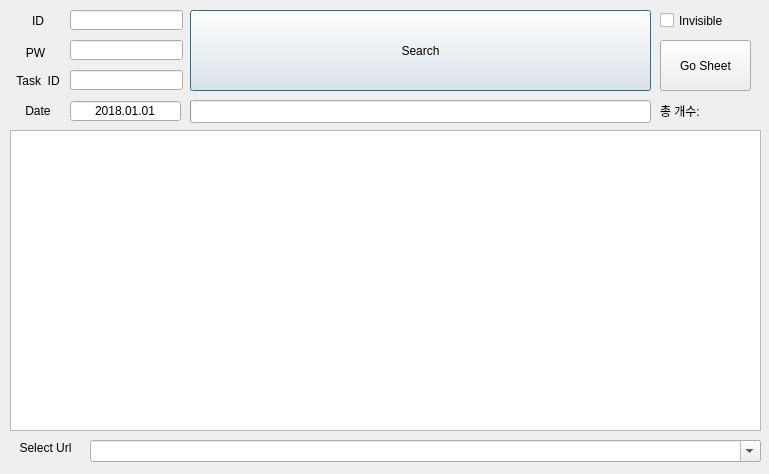
<?xml version="1.0" encoding="UTF-8"?>
<ui version="4.0">
 <class>Dialog</class>
 <widget class="QDialog" name="Dialog">
  <property name="geometry">
   <rect>
    <x>0</x>
    <y>0</y>
    <width>769</width>
    <height>474</height>
   </rect>
  </property>
  <property name="windowTitle">
   <string>Dialog</string>
  </property>
  <widget class="QLineEdit" name="lineEdit_id">
   <property name="geometry">
    <rect>
     <x>70</x>
     <y>10</y>
     <width>113</width>
     <height>20</height>
    </rect>
   </property>
   <property name="text">
    <string/>
   </property>
  </widget>
  <widget class="QLabel" name="label_id">
   <property name="geometry">
    <rect>
     <x>10</x>
     <y>15</y>
     <width>56</width>
     <height>12</height>
    </rect>
   </property>
   <property name="text">
    <string>ID</string>
   </property>
   <property name="alignment">
    <set>Qt::AlignCenter</set>
   </property>
  </widget>
  <widget class="QLabel" name="label_pw">
   <property name="geometry">
    <rect>
     <x>10</x>
     <y>45</y>
     <width>51</width>
     <height>16</height>
    </rect>
   </property>
   <property name="text">
    <string>PW</string>
   </property>
   <property name="alignment">
    <set>Qt::AlignCenter</set>
   </property>
  </widget>
  <widget class="QLabel" name="label_taskid">
   <property name="geometry">
    <rect>
     <x>10</x>
     <y>75</y>
     <width>56</width>
     <height>12</height>
    </rect>
   </property>
   <property name="text">
    <string>Task_ID</string>
   </property>
   <property name="alignment">
    <set>Qt::AlignCenter</set>
   </property>
  </widget>
  <widget class="QLineEdit" name="lineEdit_pw">
   <property name="geometry">
    <rect>
     <x>70</x>
     <y>40</y>
     <width>113</width>
     <height>20</height>
    </rect>
   </property>
  </widget>
  <widget class="QLineEdit" name="lineEdit_taskid">
   <property name="geometry">
    <rect>
     <x>70</x>
     <y>70</y>
     <width>113</width>
     <height>20</height>
    </rect>
   </property>
  </widget>
  <widget class="QPushButton" name="btn_search">
   <property name="geometry">
    <rect>
     <x>190</x>
     <y>10</y>
     <width>461</width>
     <height>81</height>
    </rect>
   </property>
   <property name="text">
    <string>Search</string>
   </property>
  </widget>
  <widget class="QDateEdit" name="dateEdit">
   <property name="geometry">
    <rect>
     <x>70</x>
     <y>100</y>
     <width>111</width>
     <height>22</height>
    </rect>
   </property>
   <property name="contextMenuPolicy">
    <enum>Qt::DefaultContextMenu</enum>
   </property>
   <property name="autoFillBackground">
    <bool>false</bool>
   </property>
   <property name="alignment">
    <set>Qt::AlignCenter</set>
   </property>
   <property name="buttonSymbols">
    <enum>QAbstractSpinBox::NoButtons</enum>
   </property>
   <property name="dateTime">
    <datetime>
     <hour>0</hour>
     <minute>0</minute>
     <second>0</second>
     <year>2018</year>
     <month>1</month>
     <day>1</day>
    </datetime>
   </property>
   <property name="currentSection">
    <enum>QDateTimeEdit::YearSection</enum>
   </property>
   <property name="displayFormat">
    <string>yyyy.MM.dd</string>
   </property>
   <property name="date">
    <date>
     <year>2018</year>
     <month>1</month>
     <day>1</day>
    </date>
   </property>
  </widget>
  <widget class="QProgressBar" name="progressBar">
   <property name="geometry">
    <rect>
     <x>190</x>
     <y>100</y>
     <width>461</width>
     <height>23</height>
    </rect>
   </property>
   <property name="value">
    <number>0</number>
   </property>
   <property name="textVisible">
    <bool>false</bool>
   </property>
  </widget>
  <widget class="QTextBrowser" name="textBrowser">
   <property name="geometry">
    <rect>
     <x>10</x>
     <y>130</y>
     <width>751</width>
     <height>301</height>
    </rect>
   </property>
  </widget>
  <widget class="QLabel" name="label_taskid_2">
   <property name="geometry">
    <rect>
     <x>10</x>
     <y>105</y>
     <width>56</width>
     <height>12</height>
    </rect>
   </property>
   <property name="text">
    <string>Date</string>
   </property>
   <property name="alignment">
    <set>Qt::AlignCenter</set>
   </property>
  </widget>
  <widget class="QCheckBox" name="checkBox">
   <property name="geometry">
    <rect>
     <x>660</x>
     <y>10</y>
     <width>91</width>
     <height>21</height>
    </rect>
   </property>
   <property name="text">
    <string>Invisible</string>
   </property>
  </widget>
  <widget class="QPushButton" name="btn_go_sheet">
   <property name="geometry">
    <rect>
     <x>660</x>
     <y>40</y>
     <width>91</width>
     <height>51</height>
    </rect>
   </property>
   <property name="text">
    <string>Go Sheet</string>
   </property>
  </widget>
  <widget class="QLabel" name="label_tot_count">
   <property name="geometry">
    <rect>
     <x>660</x>
     <y>100</y>
     <width>91</width>
     <height>21</height>
    </rect>
   </property>
   <property name="text">
    <string>총 개수:</string>
   </property>
   <property name="alignment">
    <set>Qt::AlignLeading|Qt::AlignLeft|Qt::AlignVCenter</set>
   </property>
  </widget>
  <widget class="QComboBox" name="comboBox_url">
   <property name="geometry">
    <rect>
     <x>90</x>
     <y>440</y>
     <width>671</width>
     <height>22</height>
    </rect>
   </property>
   <property name="editable">
    <bool>true</bool>
   </property>
   <property name="currentText">
    <string/>
   </property>
   <property name="currentIndex">
    <number>-1</number>
   </property>
  </widget>
  <widget class="QLabel" name="label_url">
   <property name="geometry">
    <rect>
     <x>10</x>
     <y>440</y>
     <width>71</width>
     <height>16</height>
    </rect>
   </property>
   <property name="text">
    <string>Select Url</string>
   </property>
   <property name="alignment">
    <set>Qt::AlignCenter</set>
   </property>
  </widget>
 </widget>
 <resources/>
 <connections/>
</ui>
